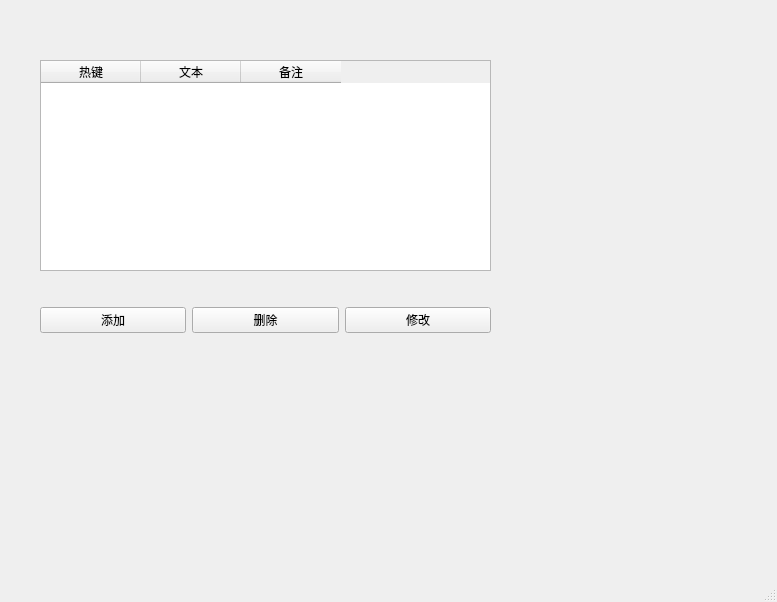
<?xml version="1.0" encoding="UTF-8"?>
<ui version="4.0">
 <class>HomeWindow</class>
 <widget class="QMainWindow" name="HomeWindow">
  <property name="geometry">
   <rect>
    <x>0</x>
    <y>0</y>
    <width>777</width>
    <height>602</height>
   </rect>
  </property>
  <property name="windowTitle">
   <string>MainWindow</string>
  </property>
  <widget class="QWidget" name="centralwidget">
   <widget class="QTableWidget" name="tableWidget">
    <property name="geometry">
     <rect>
      <x>40</x>
      <y>60</y>
      <width>451</width>
      <height>211</height>
     </rect>
    </property>
    <column>
     <property name="text">
      <string>热键</string>
     </property>
    </column>
    <column>
     <property name="text">
      <string>文本</string>
     </property>
    </column>
    <column>
     <property name="text">
      <string>备注</string>
     </property>
    </column>
   </widget>
   <widget class="QWidget" name="gridLayoutWidget">
    <property name="geometry">
     <rect>
      <x>40</x>
      <y>280</y>
      <width>451</width>
      <height>80</height>
     </rect>
    </property>
    <layout class="QGridLayout" name="gridLayout">
     <item row="0" column="0">
      <widget class="QPushButton" name="addition_button">
       <property name="text">
        <string>添加</string>
       </property>
      </widget>
     </item>
     <item row="0" column="1">
      <widget class="QPushButton" name="delete_button">
       <property name="text">
        <string>删除</string>
       </property>
      </widget>
     </item>
     <item row="0" column="2">
      <widget class="QPushButton" name="modify_button">
       <property name="text">
        <string>修改</string>
       </property>
      </widget>
     </item>
    </layout>
   </widget>
  </widget>
  <widget class="QMenuBar" name="menubar">
   <property name="geometry">
    <rect>
     <x>0</x>
     <y>0</y>
     <width>777</width>
     <height>23</height>
    </rect>
   </property>
  </widget>
  <widget class="QStatusBar" name="statusbar"/>
 </widget>
 <resources/>
 <connections>
  <connection>
   <sender>addition_button</sender>
   <signal>clicked()</signal>
   <receiver>HomeWindow</receiver>
   <slot>open_addition()</slot>
   <hints>
    <hint type="sourcelabel">
     <x>113</x>
     <y>342</y>
    </hint>
    <hint type="destinationlabel">
     <x>399</x>
     <y>299</y>
    </hint>
   </hints>
  </connection>
  <connection>
   <sender>delete_button</sender>
   <signal>clicked()</signal>
   <receiver>HomeWindow</receiver>
   <slot>del_hotkey()</slot>
   <hints>
    <hint type="sourcelabel">
     <x>265</x>
     <y>342</y>
    </hint>
    <hint type="destinationlabel">
     <x>388</x>
     <y>300</y>
    </hint>
   </hints>
  </connection>
  <connection>
   <sender>modify_button</sender>
   <signal>clicked()</signal>
   <receiver>HomeWindow</receiver>
   <slot>modify_hotkey()</slot>
   <hints>
    <hint type="sourcelabel">
     <x>416</x>
     <y>342</y>
    </hint>
    <hint type="destinationlabel">
     <x>388</x>
     <y>300</y>
    </hint>
   </hints>
  </connection>
 </connections>
 <slots>
  <slot>open_addition()</slot>
  <slot>del_hotkey()</slot>
  <slot>modify_hotkey()</slot>
 </slots>
</ui>
